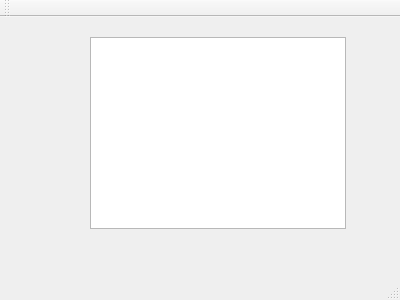
<?xml version="1.0" encoding="UTF-8"?>
<ui version="4.0">
 <class>principal</class>
 <widget class="QMainWindow" name="principal">
  <property name="geometry">
   <rect>
    <x>0</x>
    <y>0</y>
    <width>400</width>
    <height>300</height>
   </rect>
  </property>
  <property name="windowTitle">
   <string>principal</string>
  </property>
  <widget class="QWidget" name="centralWidget">
   <widget class="QGraphicsView" name="graphicsView">
    <property name="geometry">
     <rect>
      <x>90</x>
      <y>20</y>
      <width>256</width>
      <height>192</height>
     </rect>
    </property>
   </widget>
  </widget>
  <widget class="QMenuBar" name="menuBar">
   <property name="geometry">
    <rect>
     <x>0</x>
     <y>0</y>
     <width>400</width>
     <height>21</height>
    </rect>
   </property>
  </widget>
  <widget class="QToolBar" name="mainToolBar">
   <attribute name="toolBarArea">
    <enum>TopToolBarArea</enum>
   </attribute>
   <attribute name="toolBarBreak">
    <bool>false</bool>
   </attribute>
  </widget>
  <widget class="QStatusBar" name="statusBar"/>
 </widget>
 <layoutdefault spacing="6" margin="11"/>
 <resources/>
 <connections/>
</ui>
